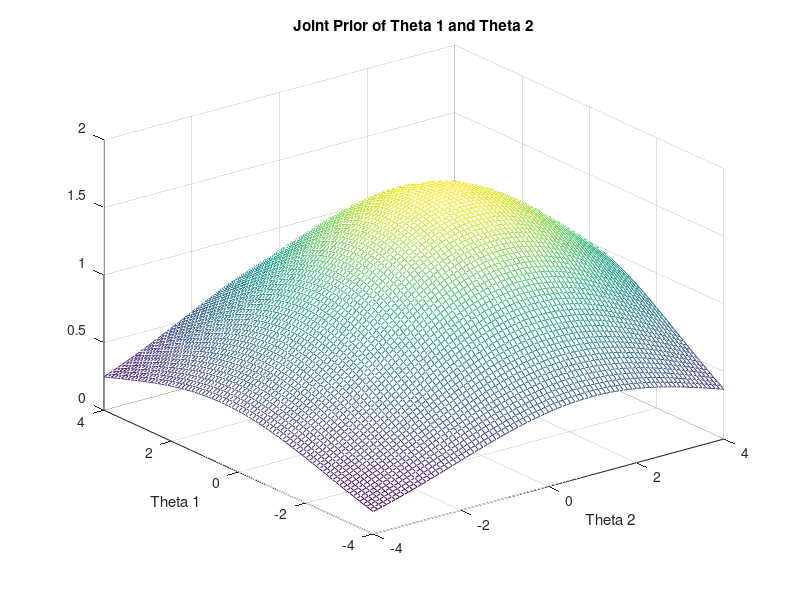

The MATLAB script that drew this image: (Note: this script raises an error after producing the figure.)
clc,clear,close all
%%
%Creating Data Set
n=500;
x=linspace(0,1,n);
sig_star=0.1;%True Sigma
theta1_star=0.5;%True Theta 1
theta2_star=1;%True Theta 2
y=zeros(1,n);%Memory prellocation

for i=1:n
    eps=normrnd(0,sig_star);
    y(i)=theta1_star+theta2_star*x(i)+eps;
end


%%
%MH Within G

M=1.0E5;%Number of samples drawn
burn=5E4;%Number of values burned
thin=5;
a0=1;b0=0.1;%shape and rate of prior
theta1=zeros(1,M);theta1_0=2;theta1(1)=theta1_0;%Initializing theta 1
theta2=zeros(1,M);theta2_0=2;theta2(1)=theta2_0;%Initializing theta 2
theta1_accept=0;%Memory prellocation
theta2_accept=0;%Memory prellocation
a_aprox=a0+(n/2);
b_aprox=0;
i=1;j=1;
count=0;%Number of rejected values
r=0.01;%Support of proposal
s=zeros(1,M-1);%Memory prellocation

while i<M
    b_aprox=b0+0.5*sum(abs(y-theta1(i)-theta2(i).*x).^2);
    s(i)=gamrnd(a_aprox,1/b_aprox);
    
    theta1_s=unifrnd(theta1(i)-(r/2),theta1(i)+(r/2));
    theta2_s=unifrnd(theta2(i)-(r/2),theta2(i)+(r/2));
    
    prior_i=-0.5*[abs(theta1_star-theta1(i)),abs(theta2_star-theta2(i))]*[1/(sig_star),0;0,1/(sig_star)]*[abs(theta1_star-theta1(i));abs(theta2_star-theta2(i))];
    prior_s=-0.5*[abs(theta1_star-theta1_s),abs(theta2_star-theta2_s)]*[1/(sig_star),0;0,1/(sig_star)]*[abs(theta1_star-theta1_s);abs(theta2_star-theta2_s)];
    
    %alpha=s(i)*((0.5*sum(abs(y-theta1(i)-theta2(i)*x).^2))-(0.5*sum(abs(y-theta1_s-theta2_s*x).^2)));%Log of alpha
    %alpha=(prior_s*exp(-0.5*s(i)*sum(abs(y-theta1_s-theta2_s*x).^2)))/(prior_i*exp(-0.5*s(i)*sum(abs(y-theta1(i)-theta2(i)*x).^2)));
    alpha=(((prior_s-0.5*s(i)*sum(abs(y-theta1_s-theta2_s*x).^2)))-((prior_i-0.5*s(i)*sum(abs(y-theta1(i)-theta2(i)*x).^2))));%log of alpha
    u=rand(1);%U hat
    
    
    if log(u)<alpha && log(u)<0
        theta1(i+1)=theta1_s;
        theta2(i+1)=theta2_s;
        theta1_accept(j)=theta1_s;
        theta2_accept(j)=theta2_s;

        i=i+1;
        j=j+1;
    else
        theta1(i+1)=theta1(i);
        theta2(i+1)=theta2(i);
        i=i+1;
        count=count+1;
    end
      
end
acceptance_rate=j/i;

theta1_burn=theta1(burn:thin:end);
theta2_burn=theta2(burn:thin:end);
s_burn=s(burn:thin:end);
%%

%Joint distribution for Theta 1&2
r=2;
x_star=linspace(0,1,n);
sig_star=0.1;%True Sigma
theta1_star=0.5;%True Theta 1
theta2_star=1;%True Theta 2


V0=0.1*eye(2);
const=1/(2*pi*(det(V0)^0.5));
a0=1;
b0=0.1;
%this is the pdf of the distribution with mean equal to the true value and
%a covariance matrix of 0.1 times the identity
pdf=@(x) const*exp(-0.5*[abs(theta1_star-x(1)),abs(theta2_star-x(2))]*V0*[abs(theta1_star-x(1));abs(theta2_star-x(2))]);

x1=-4:0.1:4;
x2=0.01:0.01:4;
p=zeros(length(x1));
z=zeros(1,length(x2));
for i=1:length(x1)
    for j=1:length(x1)
        p(i,j)=pdf([x1(i);x1(j)]);
    end
end

for i=1:length(x2)
    z(i)=((b0^a0)/gamma(a0))*((1/x2(i))^(a0+1))*exp(-b0/x2(i));
end
f1=figure('Name','Joint prior of theta 1 and theta 2');
mesh(x1,x1,p)
xlabel('Theta 2')
ylabel('Theta 1')
title('Joint Prior of Theta 1 and Theta 2')


%%

%Initializing/Defining Constants
x2d=[ones(length(x_star),1),x_star'];
V=inv(inv(V0)+x2d'*x2d);
mu0=[theta1_star;theta2_star];
mu=V*(inv(V0)*mu0+x2d'*y');
a_star=a0+n/2;
b_star=b0+0.5*(mu0'*inv(V0)*mu0+y*y'-mu'*inv(V)*mu);

%%

%Sigma plots
sig=linspace(0,10*sqrt(b0/(a0+1)),n);

s_exact=1./(sig.^2);
invgamma = @(x,alpha,beta)(gampdf(1./x,alpha,1/beta)./(x.^2));
fh3=figure('Name','Histogram of s');
h=histogram(1./sqrt(s_burn),30);%Histogram of s
title('Histogram of Sigma')
f3=figure('Name','Prior vs Posterior for sigma');
plot(sig,2.*sig.*invgamma(sig.^2,a_star,b_star),'-k');
%xlim([0,1])
hold on;
plot(sig,2.*sig.*invgamma(sig.^2,a0,b0),'-r');
val=h.Values;%Values of the histogram in each bin
bin=zeros(1,length(h.BinEdges)-1);%Memory preallocation
for i=1:length(h.BinEdges)-1
    bin(i)=0.5*(h.BinEdges(i)+h.BinEdges(i+1));%Picking the center value of the bins
end
q=(bin(end)-bin(1))/(length(bin)-1);%Correcting factor for the bin length
plot(bin,val./(sum(val)*q),'b-')
%plot(bin,val,'b-')
hold off;
legend('Posterior','Prior','MCMC');
xlabel('\sigma'); ylabel('marginal density');

%%

%Theta 1 Plots
sx = sqrt(V(1,1)*b_star/a_star);
xx=linspace(0,1,500);
fh1=figure('Name','Histogram of theta 1');
h=histogram(theta1_burn,30);%Histogram of Theta 1
title('Histogram of Theta 1')
f4=figure('Name','Marginal density of theta 1');
plot(xx,tpdf((xx-mu(1))/sx,2*a_star)/sx,'-k');
hold on
sx0 = sqrt(V0(1,1)*b0/a0);
plot(xx,tpdf((xx-mu0(1))/sx0,2*a0)/sx0,'-r');
val=h.Values;%Values of the histogram in each bin
bin=zeros(1,length(h.BinEdges)-1);%Memory preallocation
for i=1:length(h.BinEdges)-1
    bin(i)=0.5*(h.BinEdges(i)+h.BinEdges(i+1));%Picking the center value of the bins
end
q=(bin(end)-bin(1))/(length(bin)-1);%Correcting factor for the bin length
plot(bin,val./(sum(val)*q),'b-')
hold off ; axis tight ;
legend('Posterior','Prior','MCMC');
xlabel(['\theta',num2str(1)]); ylabel('marginal density');

%%

%Theta 2 Plots
xx=linspace(0.5,1.5,500);
fh2=figure('Name','Histogram of theta 2');
h=histogram(theta2_burn,30);%Histogram of Theta 2
title('Histogram of Theta 2')
f5=figure('Name','Marginal density of theta 2');
plot(xx,tpdf((xx-mu(2))/sx,2*a_star)/sx,'-k');
hold on
sx0 = sqrt(V0(1,1)*b0/a0);
plot(xx,tpdf((xx-mu0(2))/sx0,2*a0)/sx0,'-r');

val=h.Values;%Values of the histogram in each bin
bin=zeros(1,length(h.BinEdges)-1);%Memory preallocation
for i=1:length(h.BinEdges)-1
    bin(i)=0.5*(h.BinEdges(i)+h.BinEdges(i+1));%Picking the center value of the bins
end

q=(bin(end)-bin(1))/(length(bin)-1);%Correcting factor for the bin length
plot(bin,val./(sum(val)*q),'b-')
hold off ; axis tight ;
legend('Posterior','Prior','MCMC');
xlabel(['\theta',num2str(2)]); ylabel('marginal density');

%%